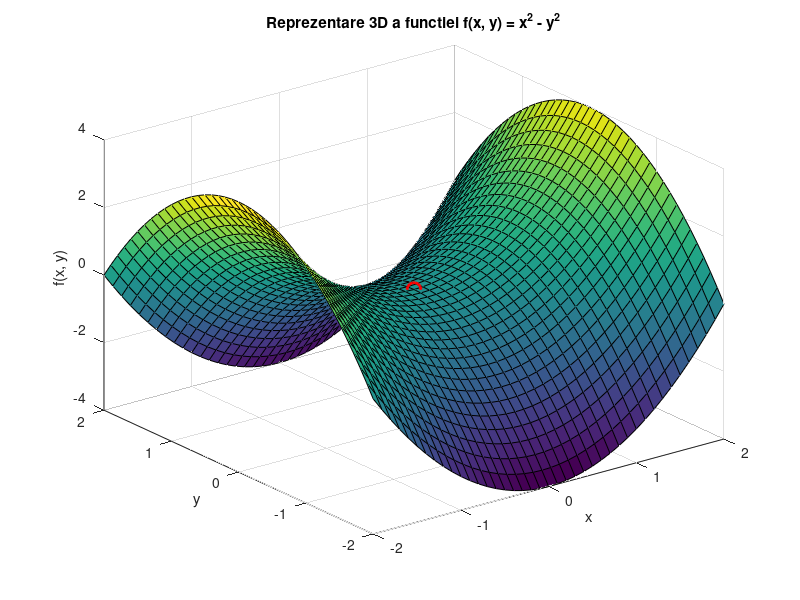

Recreate this plot in MATLAB.
function task7()
    % Definirea punctului de analizat
    x_star = [0; 0];
    
    % Calculul gradientului și Hessianei
    [grad_f, H_f] = hessian(x_star);
    
    % Verificarea conditiilor FONC și SONC
    conditii(grad_f, H_f);
    
    % Reprezentarea grafica a functiei
    functie_plot(x_star);
end

function [grad_f, H_f] = hessian(x)
    % Definirea functiei
    f = @(x1, x2) x1.^2 - x2.^2;
    
    % Calculul gradientului
    grad_f = [2*x(1); -2*x(2)];
    
    % Calculul Hessianei
    H_f = [2, 0; 0, -2];
end

function conditii(grad_f, H_f)
    % Verificarea FONC
    if all(grad_f == 0)
        disp('FONC este indeplinita: ∇f(x*) = 0.');
    else
        disp('FONC nu este indeplinita.');
    end
    
    % Verificarea SONC
    eigenvalues = eig(H_f);
    if all(eigenvalues >= 0)
        disp('SONC este indeplinita: Hessiana este semidefinit pozitiva.');
    else
        disp('SONC nu este indeplinita: exista valori proprii negative.');
    end
end

function functie_plot(x_star)
    % Crearea domeniului
    [X, Y] = meshgrid(-2:0.1:2, -2:0.1:2);
    Z = X.^2 - Y.^2;
    
    % Reprezentarea grafica
    figure;
    surf(X, Y, Z);
    hold on;
    plot3(x_star(1), x_star(2), x_star(1)^2 - x_star(2)^2, 'ro', 'MarkerSize', 10, 'LineWidth', 2);
    hold off;
    title('Reprezentare 3D a functiei f(x, y) = x^2 - y^2');
    xlabel('x'); ylabel('y'); zlabel('f(x, y)');
    grid on;
end
